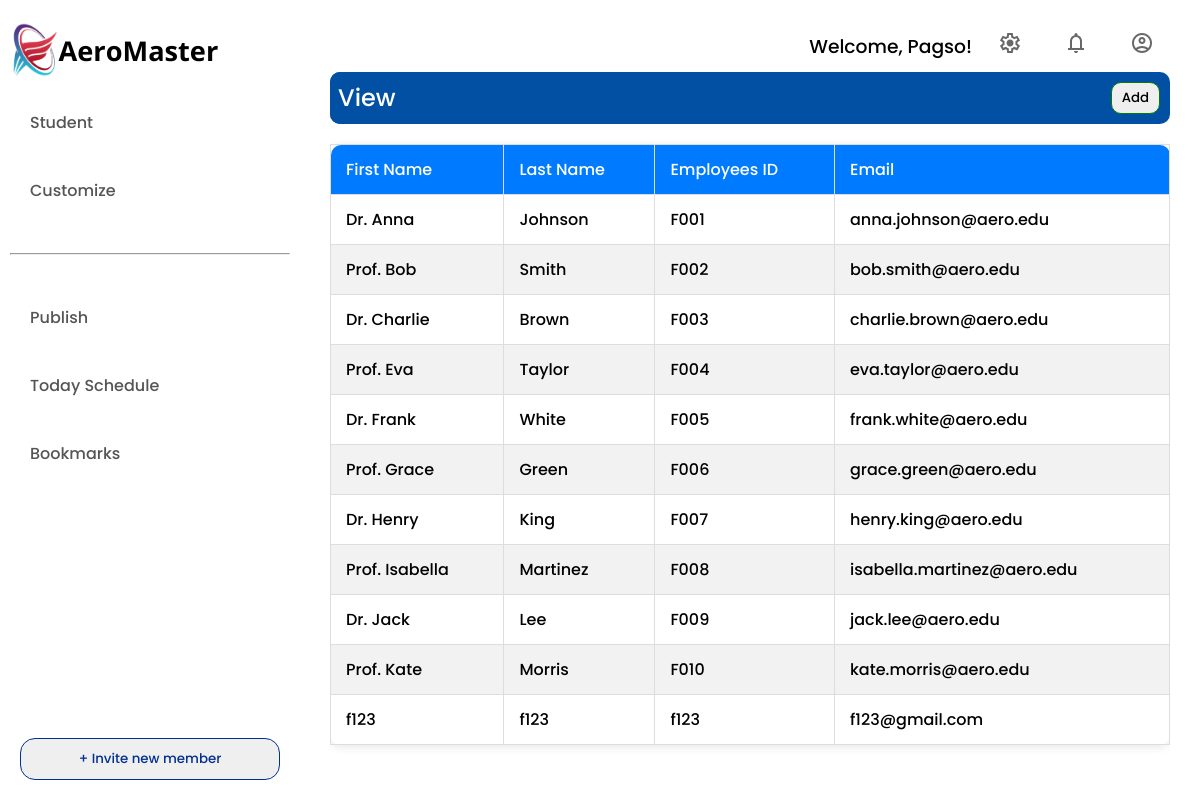
The page /administrator/faculty/view on the database its author committed.
### AeroMaster_admin/models.py (models this page shows, shortened)
class faculty(models.Model):
    first_name = models.CharField(max_length=50, blank=False, null=False)
    last_name = models.CharField(max_length=50, blank=False, null=False)
    emp_id = models.CharField(max_length=50, blank=False, null=False, unique=True)
    email = models.EmailField(max_length=100, blank=False, null=False, unique=True)
    password = models.CharField(max_length=100, blank=False, null=False)
    role = models.CharField(max_length=20, editable=False, default='faculty')
    last_login = models.DateTimeField(default=now, blank=True, null=True)

### AeroMaster_admin/views.py (the view)
# urls.py: path('faculty/view', faculty_list, name='faculty_list'),
def faculty_list(request):
    faculties = faculty.objects.values('first_name', 'last_name', 'emp_id', 'email')
    return render(request, 'view_faculty.html', {'faculties': faculties})

### frontend/templates/view_faculty.html (shortened to what this page needs)
{% extends 'admin.html' %}
{% block content %}
            <div id="view">
                <div>
                    <h2 class="page_name">View</h2>
                    <button onclick="add_page()">Add</button>
                </div>
                <table>
                    <thead>
                        <tr>
                            <th>First Name</th>
                            <th>Last Name</th>
                            <th>Employees ID</th>
                            <th>Email</th>
                        </tr>
                    </thead>
                    <tbody id="faculty-list">
                    {% for faculty in faculties %}
                    <tr onclick="goToEditPage('{{ faculty.emp_id }}')">
                        <td>{{ faculty.first_name }}</td>
                        <td>{{ faculty.last_name }}</td>
                        <td>{{ faculty.emp_id }}</td>
                        <td>{{ faculty.email }}</td>
                    </tr>
                     {% endfor %}
                    </tbody>
                </table>
            </div>
{% endblock %}

### frontend/static/styles/admin.css (style rules this page uses)
* { padding: 0; margin: 0; font-family: "Poppins", Sans-serif; font-weight: 500; box-sizing: border-box; }
button { padding: 5px 10px; border: 1px solid green; border-radius: 10px; margin: 10px; }
body { display: flex; height: 100vh; width: 100vw; }
.page_name { color: white; padding: 8px; border-radius: 10px; background: #0250a3; }
#view > div { border-radius: 10px; background: #0250a3; display: flex; justify-content: space-between; }
table { width: 100%; border-collapse: collapse; margin-top: 20px; box-shadow: 0 2px 10px rgba(0, 0, 0, 0.1); border-radius: 10px; }
th, td { padding: 12px 15px; border: 1px solid #ddd; text-align: left; }
th { background: #007bff; color: white; }
tr:nth-child(even) { background: #f2f2f2; }
th:first-child { border-top-left-radius: 10px; }
th:last-child { border-top-right-radius: 10px; }
tr:last-child td:first-child { border-bottom-left-radius: 10px; }
tr:last-child td:last-child { border-bottom-right-radius: 10px; }
.container > div { flex-grow: 1; overflow-y: auto; }

### rows shown on the page
faculty: first_name "Dr. Anna", last_name "Johnson", emp_id "F001", email "anna.johnson@aero.edu"
faculty: first_name "Prof. Bob", last_name "Smith", emp_id "F002", email "bob.smith@aero.edu"
faculty: first_name "Dr. Charlie", last_name "Brown", emp_id "F003", email "charlie.brown@aero.edu"
faculty: first_name "Prof. Eva", last_name "Taylor", emp_id "F004", email "eva.taylor@aero.edu"
faculty: first_name "Dr. Frank", last_name "White", emp_id "F005", email "frank.white@aero.edu"
faculty: first_name "Prof. Grace", last_name "Green", emp_id "F006", email "grace.green@aero.edu"
faculty: first_name "Dr. Henry", last_name "King", emp_id "F007", email "henry.king@aero.edu"
faculty: first_name "Prof. Isabella", last_name "Martinez", emp_id "F008", email "isabella.martinez@aero.edu"
faculty: first_name "Dr. Jack", last_name "Lee", emp_id "F009", email "jack.lee@aero.edu"
faculty: first_name "Prof. Kate", last_name "Morris", emp_id "F010", email "kate.morris@aero.edu"
faculty: first_name "f123", last_name "f123", emp_id "f123", email "f123@gmail.com"
